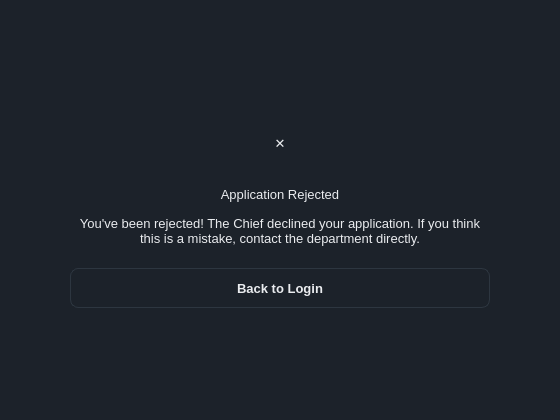
<?xml version="1.0" encoding="UTF-8"?>
<ui version="4.0">
 <class>MainWindow</class>
 <widget class="QMainWindow" name="MainWindow">
  <property name="geometry"><rect><x>0</x><y>0</y><width>560</width><height>420</height></rect></property>
  <property name="windowTitle"><string>MainWindow</string></property>
  <property name="styleSheet"><string notr="true">/* Asche Yiu Police Department - dark / gold theme
   Shared by every .ui file. Widgets pick a style through the dynamic
   property  variant  (Qt Designer: Property Editor &gt; Dynamic Properties). */

QMainWindow, QDialog, QWidget#centralwidget { background: #1c222a; }
QWidget { color: #eaecef; font-family: "Inter", "SF Pro Text", "Segoe UI", "Helvetica Neue", sans-serif; font-size: 13px; }
QLabel { background: transparent; }
QCheckBox { background: transparent; spacing: 8px; }

/* ---- typography ---- */
QLabel[variant="title"]     { font-size: 20px; font-weight: 700; color: #eaecef; }
QLabel[variant="subtitle"]  { font-size: 13px; color: #8b94a3; }
QLabel[variant="field"]     { color: #8b94a3; }
QLabel[variant="section"]   { color: #eaecef; font-size: 14px; font-weight: 600; }
QLabel[variant="cardTitle"] { font-size: 16px; font-weight: 700; color: #eaecef; }
QLabel[variant="value"]     { font-size: 14px; font-weight: 600; color: #eaecef; }
QLabel[variant="hint"]      { color: #8b94a3; font-size: 12px; }
QLabel[variant="stat"]      { color: #c3a459; font-size: 22px; font-weight: 700; }
QFrame[variant="accent"]    { background: #c3a459; border: none; border-radius: 1px; }

/* ---- badges / icons ---- */
QLabel[variant="badgeGold"]  { background: rgba(195,164,89,40);  color: #c3a459; border-radius: 10px; padding: 3px 10px; font-size: 11px; font-weight: 700; }
QLabel[variant="badgeGreen"] { background: rgba(111,159,125,40); color: #7fb08c; border-radius: 10px; padding: 3px 10px; font-size: 11px; font-weight: 700; }
QLabel[variant="badgeRed"]   { background: rgba(184,105,95,45);  color: #cf7d72; border-radius: 10px; padding: 3px 10px; font-size: 11px; font-weight: 700; }
QLabel[variant="badgeMuted"] { background: rgba(139,148,163,35); color: #aab2bf; border-radius: 10px; padding: 3px 10px; font-size: 11px; font-weight: 700; }
QLabel[variant="avatar"]     { background: #c3a459; color: #10151a; border-radius: 24px; font-size: 16px; font-weight: 700; }
QLabel[variant="iconGold"]   { background: rgba(195,164,89,40);  color: #c3a459; border-radius: 30px; font-size: 26px; font-weight: 700; }
QLabel[variant="iconRed"]    { background: rgba(184,105,95,45);  color: #cf7d72; border-radius: 30px; font-size: 26px; font-weight: 700; }

/* ---- containers ---- */
QFrame[variant="card"]      { background: #252c37; border: 1px solid #2d3640; border-radius: 12px; }
QFrame[variant="notice"]    { background: rgba(195,164,89,26);  border: 1px solid rgba(195,164,89,90);  border-radius: 8px; }
QFrame[variant="noticeRed"] { background: rgba(184,105,95,30);  border: 1px solid rgba(184,105,95,100); border-radius: 8px; }
QFrame[variant="dropzone"]  { background: #10151a; border: 1px dashed #3a4552; border-radius: 10px; }
QFrame[variant="card"] QLabel, QFrame[variant="notice"] QLabel, QFrame[variant="noticeRed"] QLabel, QFrame[variant="dropzone"] QLabel { border: none; }

/* ---- inputs ---- */
QLineEdit, QTextEdit, QPlainTextEdit, QDateTimeEdit, QSpinBox, QDoubleSpinBox, QComboBox {
    background: #10151a; border: 1px solid #2d3640; border-radius: 8px; padding: 8px 10px; min-height: 20px;
    selection-background-color: #c3a459; selection-color: #10151a; }
QLineEdit:focus, QTextEdit:focus, QPlainTextEdit:focus, QDateTimeEdit:focus, QSpinBox:focus, QDoubleSpinBox:focus, QComboBox:focus { border: 1px solid #c3a459; }
QLineEdit[readOnly="true"], QPlainTextEdit[readOnly="true"], QTextEdit[readOnly="true"] { background: #161c22; color: #eaecef; }
QComboBox QAbstractItemView { background: #10151a; border: 1px solid #2d3640; selection-background-color: #2b3440; selection-color: #eaecef; outline: 0; }

/* ---- buttons ---- */
QPushButton { background: #1c222a; border: 1px solid #2d3640; border-radius: 8px; padding: 9px 18px; min-height: 20px; font-weight: 600; color: #eaecef; }
QPushButton:hover { background: #232b35; border-color: #3a4552; }
QPushButton:pressed { background: #10151a; }
QPushButton:disabled { color: #5b6573; border-color: #252d36; }
QPushButton[variant="primary"] { background: #c3a459; border: 1px solid #c3a459; color: #10151a; font-weight: 700; }
QPushButton[variant="primary"]:hover { background: #cfb26a; border-color: #cfb26a; }
QPushButton[variant="primary"]:pressed { background: #b39549; }
QPushButton[variant="primary"]:disabled { background: #4a4332; border-color: #4a4332; color: #8a8168; }
QPushButton[variant="accept"] { background: #273235; border: 1px solid #34483f; color: #7fb08c; font-weight: 700; }
QPushButton[variant="accept"]:hover { background: #2c3a3d; }
QPushButton[variant="reject"] { background: #2f2b31; border: 1px solid #4a3638; color: #cf7d72; font-weight: 700; }
QPushButton[variant="reject"]:hover { background: #352e34; }
QPushButton[variant="tile"] { background: #252c37; border: 1px solid #2d3640; border-radius: 12px; padding: 16px 20px; text-align: left; font-size: 14px; font-weight: 500; }
QPushButton[variant="tile"]:hover { border-color: #c3a459; background: #29313d; }

/* ---- lists / tables ---- */
QListWidget, QTableWidget, QTreeWidget { background: #10151a; border: 1px solid #252d36; border-radius: 10px; outline: 0; gridline-color: transparent; alternate-background-color: #131920; }
QListWidget::item { padding: 10px 12px; border-bottom: 1px solid #1d242c; }
QListWidget::item:selected, QTableWidget::item:selected { background: #232b35; color: #eaecef; }
QListWidget::item:hover, QTableWidget::item:hover { background: #1a2129; }
QTableWidget::item { padding: 8px 12px; border-bottom: 1px solid #1d242c; }
QHeaderView { background: #252c37; border: none; border-top-left-radius: 10px; border-top-right-radius: 10px; }
QHeaderView::section { background: #252c37; color: #8b94a3; font-weight: 600; border: none; padding: 10px 12px; }
QTableCornerButton::section { background: #252c37; border: none; }
QTableView::indicator, QListView::indicator, QCheckBox::indicator { width: 16px; height: 16px; border: 1px solid #3a4552; border-radius: 4px; background: #10151a; }
QTableView::indicator:checked, QListView::indicator:checked, QCheckBox::indicator:checked { background: #c3a459; border-color: #c3a459; }

/* ---- tabs ---- */
QTabWidget::pane { border: none; top: 8px; }
QTabBar::tab { background: transparent; color: #8b94a3; padding: 8px 16px; margin-right: 4px; border: none; border-bottom: 2px solid #2d3640; font-weight: 600; }
QTabBar::tab:selected { color: #eaecef; border-bottom: 2px solid #c3a459; }
QTabBar::tab:hover:!selected { color: #c9ced6; }

/* ---- scrollbars ---- */
QScrollBar:vertical { background: transparent; width: 10px; margin: 2px; }
QScrollBar::handle:vertical { background: #2d3640; border-radius: 3px; min-height: 24px; }
QScrollBar:horizontal { background: transparent; height: 10px; margin: 2px; }
QScrollBar::handle:horizontal { background: #2d3640; border-radius: 3px; min-width: 24px; }
QScrollBar::add-line, QScrollBar::sub-line { width: 0; height: 0; }
QScrollBar::add-page, QScrollBar::sub-page { background: transparent; }

/* spin boxes: keep typing area clean, arrows via keyboard / wheel */
QSpinBox::up-button, QSpinBox::down-button, QDoubleSpinBox::up-button, QDoubleSpinBox::down-button { width: 0; border: none; }
</string></property>
  <widget class="QWidget" name="centralwidget"><layout class="QVBoxLayout" name="layout_8"><property name="leftMargin"><number>70</number></property><property name="topMargin"><number>30</number></property><property name="rightMargin"><number>70</number></property><property name="bottomMargin"><number>30</number></property><property name="spacing"><number>14</number></property><item><spacer name="spacer_5"><property name="orientation"><enum>Qt::Vertical</enum></property><property name="sizeHint" stdset="0"><size><width>10</width><height>10</height></size></property></spacer></item><item alignment="Qt::AlignHCenter"><widget class="QLabel" name="lblIcon"><property name="variant" stdset="0"><string>iconRed</string></property><property name="text"><string>✕</string></property><property name="alignment"><set>Qt::AlignCenter</set></property><property name="minimumSize"><size><width>60</width><height>60</height></size></property><property name="maximumSize"><size><width>60</width><height>60</height></size></property></widget></item><item><widget class="QLabel" name="lblTitle"><property name="variant" stdset="0"><string>title</string></property><property name="text"><string>Application Rejected</string></property><property name="alignment"><set>Qt::AlignCenter</set></property></widget></item><item><widget class="QLabel" name="lblMessage"><property name="variant" stdset="0"><string>subtitle</string></property><property name="text"><string>You've been rejected! The Chief declined your application. If you think this is a mistake, contact the department directly.</string></property><property name="alignment"><set>Qt::AlignCenter</set></property><property name="wordWrap"><bool>true</bool></property></widget></item><item><spacer name="spacer_6"><property name="orientation"><enum>Qt::Vertical</enum></property><property name="sizeType"><enum>QSizePolicy::Fixed</enum></property><property name="sizeHint" stdset="0"><size><width>8</width><height>8</height></size></property></spacer></item><item><widget class="QPushButton" name="btnBackToLogin"><property name="text"><string>Back to Login</string></property></widget></item><item><spacer name="spacer_7"><property name="orientation"><enum>Qt::Vertical</enum></property><property name="sizeHint" stdset="0"><size><width>10</width><height>10</height></size></property></spacer></item></layout></widget>
 </widget>
 <resources/>
 <connections/>
</ui>
